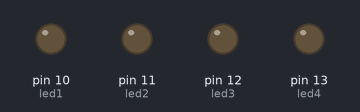
A sketch run on a simulated Arduino Uno, built with avr-gcc and run on an emulated ATmega328P. Shown: output pins drawn as LEDs (lit = HIGH).

Above: at 0.5 s.
At 2.5 s:
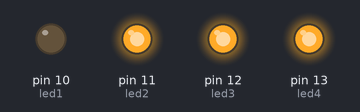
At 4.5 s:
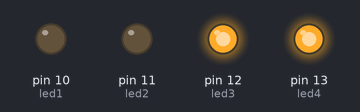
At 9.5 s:
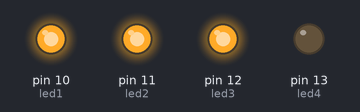
At 14.5 s:
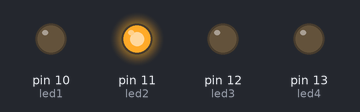
At 19.5 s:
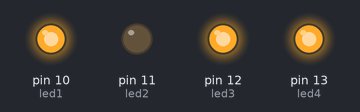
Timing chart, 0 to 20.8 s (numbered marks = the images above):
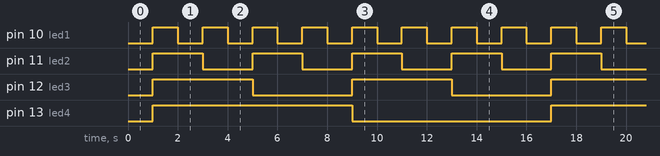

The sketch:

c4617e9133d3f3e8a63042b94544dda3.ino
```cpp
int led1 = 10;
int led2 = 11;
int led3 = 12;
int led4 = 13;

int Pot1 = 0;

void setup()
{
  // initialize the digital pin as an output.
  Serial.begin(9600);
  pinMode(led1, OUTPUT);
  pinMode(led2, OUTPUT);
  pinMode(led3, OUTPUT);
  pinMode(led4, OUTPUT);
}

int a, b, c, d, i;
void loop()
{
  for (int k = 0; k < 16; k ++) {
    delay(1000);
    digitalWrite(led1, HIGH );
    digitalWrite(led2, HIGH );
    digitalWrite(led3, HIGH );
    digitalWrite(led4, HIGH );
    i = k;
    a =  i % 2;
    i = i / 2;
    b =  i % 2;
    i = i / 2;
    c =  i % 2;
    i = i / 2;
    d =  i % 2;
    i = i / 2;
    if (a == 1)
      digitalWrite(led1, LOW );
    if (b == 1)
      digitalWrite(led2, LOW );
    if (c == 1)
      digitalWrite(led3, LOW );
    if (d == 1)
      digitalWrite(led4, LOW );
  }
}
```

Measured:
- by itself, pin 10 (led1): alternates HIGH for 1.0 s and LOW for 1.0 s
- by itself, pin 11 (led2): alternates HIGH for 2.0 s and LOW for 2.0 s
- by itself, pin 12 (led3): alternates HIGH for 4.0 s and LOW for 4.0 s
- by itself, pin 13 (led4): alternates HIGH for 8.0 s and LOW for 8.0 s
